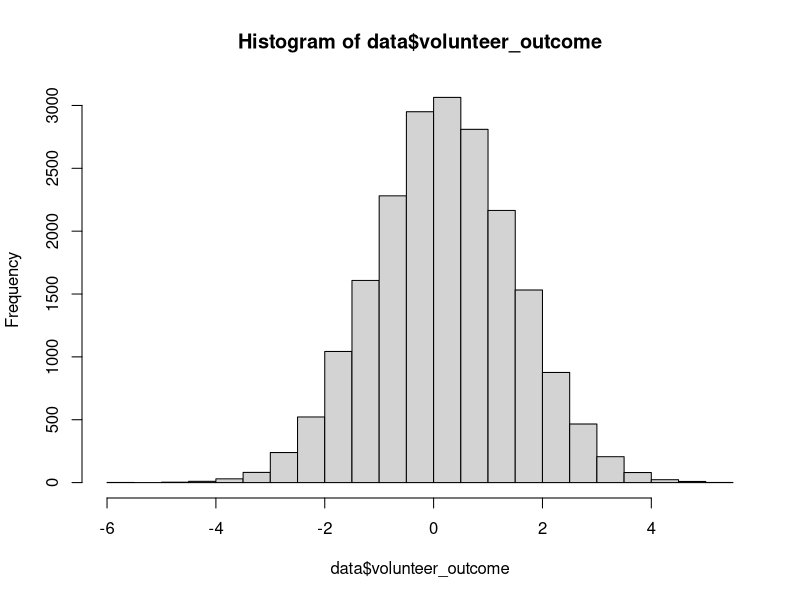

Write the R code that produced this figure.
# Religious Belief and Prosocial Behaviour: Baseline Adjustment
# Demonstrates selection bias and covariate adjustment in causal inference
# Author: Joseph Bulbulia, Victoria University of Wellington

library(cli)
library(tidyverse)
library(here)

# Simulation blueprint -------------------------------------------------------
# - Five baseline covariates capture age, education, income, and prior prosociality.
# - Treatment (religious belief) follows a logistic propensity anchored on age,
#   education, and baseline charity: this induces confounding.
# - Charitable giving gains a heterogeneous boost from treatment: older people and
#   those already generous benefit more. Volunteering receives a constant boost.
# - We add outcome noise to keep the example realistic but still recoverable.

cli_rule("Religious Belief and Prosocial Behavior")

# simulation parameters
set.seed(2025)
n <- 20000

cli_alert_info("Simulating data for {n} observations")

# generate covariates X
# Columns correspond to: age, education, income, baseline charity donations,
# and baseline volunteering. All start standard normal to keep focus on structure.
X <- matrix(rnorm(n * 5), n, 5)
colnames(X) <- c("age", "education", "income", "baseline_charity", "baseline_volunteer")

# treatment assignment with confounding
# religious belief depends on baseline characteristics via logistic propensity
propensity_score <- plogis(0.2 * X[,1] - 0.3 * X[,2] + 0.4 * X[,4] + rnorm(n))
W <- rbinom(n, 1, propensity_score)

cli_alert_info("Treatment (religious belief) rate: {round(mean(W) * 100, 1)}%")

# define true treatment effects
tau_charity <- 0.25    # effect on charitable giving
tau_volunteer <- 0.4   # effect on volunteering hours

cli_alert_info("True causal effects:")
cli_alert_info("  Charitable giving: +{tau_charity} log units")
cli_alert_info("  Volunteering: +{tau_volunteer} hours per week")

# generate outcomes with heterogeneous treatment effects
# treatment effects vary by age and baseline charity: richer structure than ATE
tau_heterogeneous <- tau_charity + 0.3 * X[,1] + 0.2 * X[,4]  # age and baseline charity modify effects

noise_charity <- rnorm(n, 0, 0.5)
noise_volunteer <- rnorm(n, 0, 0.8)

Y_charity <- X[,4] + tau_heterogeneous * W + noise_charity
Y_volunteer <- X[,5] + tau_volunteer * W + noise_volunteer

# create analysis dataset
# The resulting tibble is used both for illustrating bias and for later scripts.
data <- tibble(
  belief_god_binary = W,
  age = X[,1],
  education = X[,2],
  income = X[,3],
  baseline_charity = X[,4],
  baseline_volunteer = X[,5],
  charity_outcome = Y_charity,
  volunteer_outcome = Y_volunteer
)

cli_rule("Estimation Results")

# naive estimation (biased due to selection)
naive_charity <- lm(charity_outcome ~ belief_god_binary, data = data)
naive_volunteer <- lm(volunteer_outcome ~ belief_god_binary, data = data)

# baseline-adjusted estimation (controls for confounding)
adjusted_charity <- lm(charity_outcome ~ belief_god_binary + baseline_charity, data = data)
adjusted_volunteer <- lm(volunteer_outcome ~ belief_god_binary + baseline_volunteer, data = data)

# extract estimates
results <- tibble(
  outcome = c("charity", "volunteer"),
  true_effect = c(tau_charity, tau_volunteer),
  naive_est = c(coef(naive_charity)["belief_god_binary"],
                coef(naive_volunteer)["belief_god_binary"]),
  adjusted_est = c(coef(adjusted_charity)["belief_god_binary"],
                   coef(adjusted_volunteer)["belief_god_binary"])
) %>%
  mutate(
    naive_bias = naive_est - true_effect,
    adjusted_bias = adjusted_est - true_effect
  )

cli_alert_info("Comparison of estimation approaches:")
print(results %>% mutate(across(where(is.numeric), ~ round(.x, 3))))

# bias reduction
avg_bias_reduction <- mean(abs(results$naive_bias) - abs(results$adjusted_bias))
cli_alert_success("Average bias reduction: {round(avg_bias_reduction, 3)}")

# create data directory if needed
if (!dir.exists(here::here("data"))) {
  dir.create(here::here("data"), recursive = TRUE)
}

# save data for causal forest analysis
saveRDS(data, here::here("data", "religious_prosocial_data.rds"))
cli_alert_success("Data saved for heterogeneity analysis")

cli_rule()

hist(data$volunteer_outcome)
